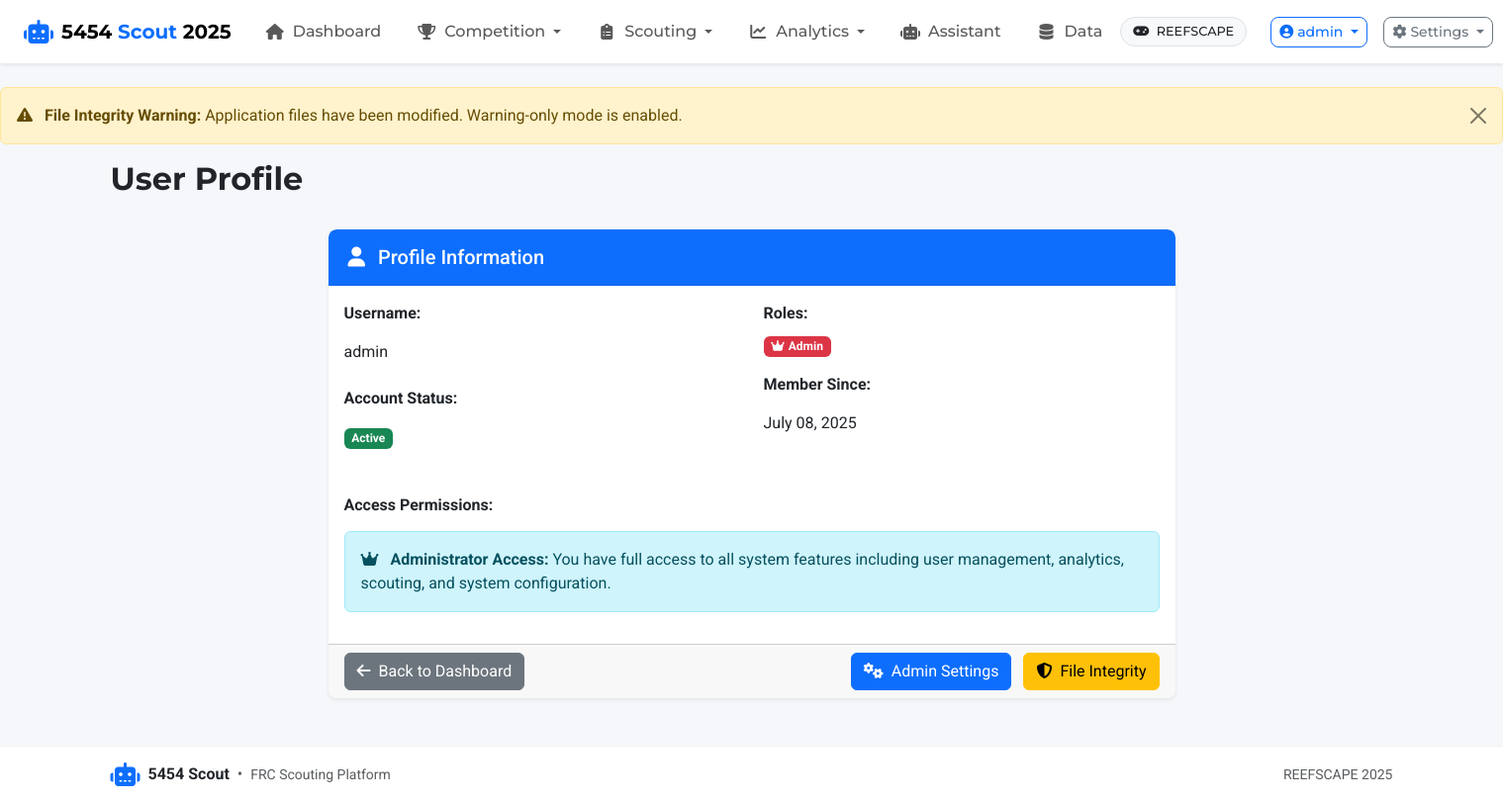
Before: /auth/profile (signed in) with the older database file.
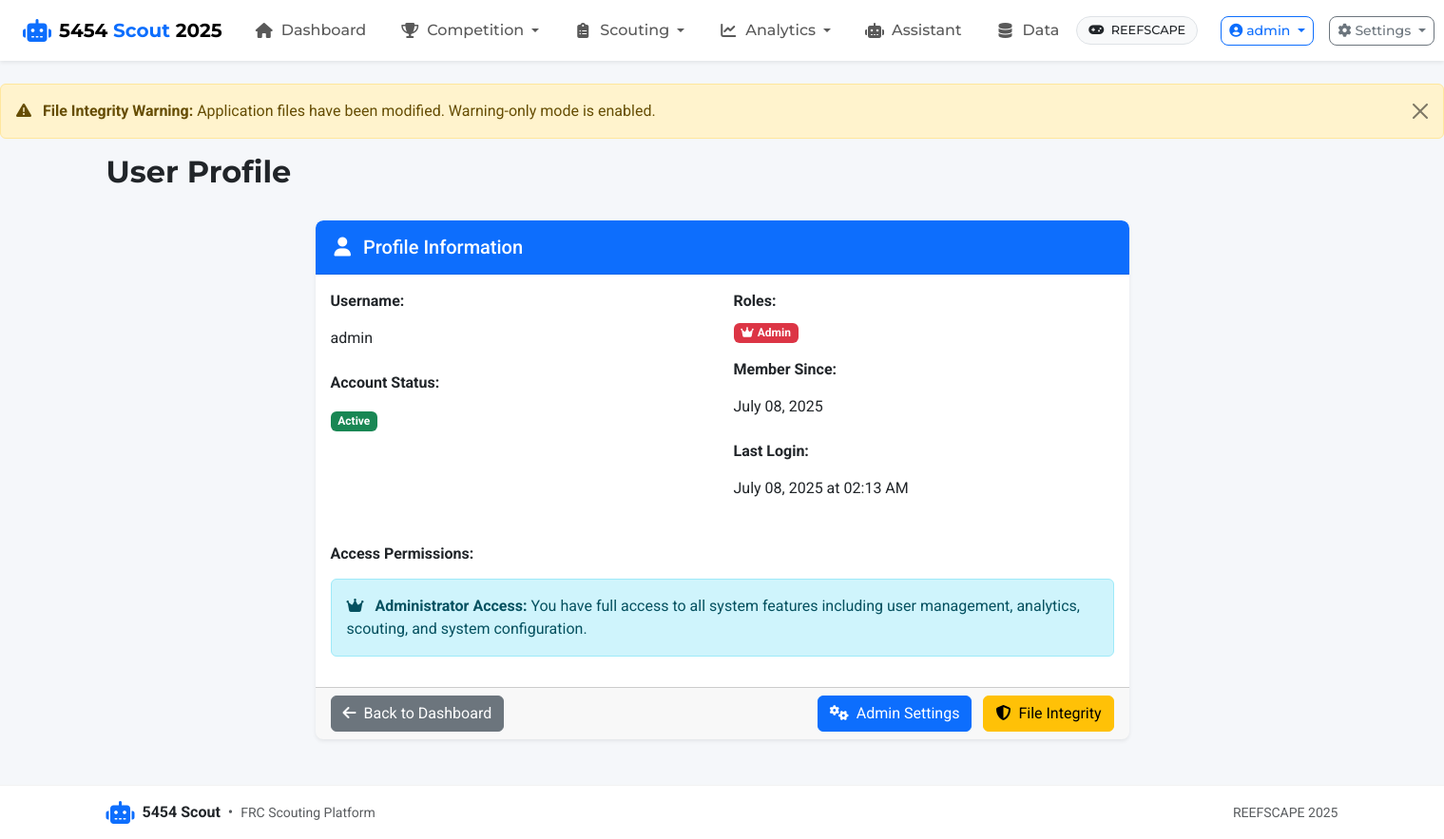
After: the same page with the newer database file.
### app/models.py (models this page shows, shortened)
class User(UserMixin, db.Model):
    id = db.Column(db.Integer, primary_key=True)
    username = db.Column(db.String(80), unique=True, nullable=False)
    email = db.Column(db.String(120), unique=True, nullable=True)
    password_hash = db.Column(db.String(128))
    is_active = db.Column(db.Boolean, default=True)
    created_at = db.Column(db.DateTime, default=datetime.utcnow)
    last_login = db.Column(db.DateTime)
    roles = db.relationship('Role', secondary=user_roles, lazy='subquery',
                           backref=db.backref('users', lazy=True))
    def has_role(self, role_name):
        return any(role.name == role_name for role in self.roles)

### app/routes/auth.py (the view)
@bp.route('/profile')
@login_required
def profile():
    return render_template('auth/profile.html', user=current_user)

### app/routes/auth.py (called while the page is built)
@bp.app_context_processor
def inject_auth_vars():
    return {
        'current_user': current_user,
        'user_has_role': lambda role: current_user.is_authenticated and current_user.has_role(role)
    }

### run.py (called while the page is built)
@app.before_request
def check_first_run():
    if not User.query.first() and request.path != '/auth/login':
        flash('Database is being initialized. Please wait...', 'info')
        return redirect(url_for('auth.login'))

### app/templates/auth/profile.html (shortened to what the changed rows need)
{% extends 'base.html' %}
{% block heading %}User Profile{% endblock %}
{% block content %}
<div class="row">
    <div class="col-md-8 offset-md-2">
        <div class="card">
            <div class="card-body">
                <div class="row">
                    <div class="col-md-6">
                        <div class="mb-3">
                            <label class="form-label fw-bold">Username:</label>
                            <p class="form-control-plaintext">{{ user.username }}</p>
                        </div>
                    </div>
                    <div class="col-md-6">
                        <div class="mb-3">
                            <label class="form-label fw-bold">Member Since:</label>
                            <p class="form-control-plaintext">{{ user.created_at.strftime('%B %d, %Y') }}</p>
                        </div>
                        {% if user.last_login %}
                        <div class="mb-3">
                            <label class="form-label fw-bold">Last Login:</label>
                            <p class="form-control-plaintext">{{ user.last_login.strftime('%B %d, %Y at %I:%M %p') }}</p>
                        </div>
                        {% endif %}
                    </div>
                </div>
            </div>
        </div>
    </div>
</div>
{% endblock %}

### app/templates/base.html (shortened to what the changed rows need)
<!DOCTYPE html>
<html lang="en" class="h-100">
<head>
    <link href="https://cdn.jsdelivr.net/npm/bootstrap@5.3.2/dist/css/bootstrap.min.css" rel="stylesheet">
    <link href="https://cdnjs.cloudflare.com/ajax/libs/font-awesome/6.4.0/css/all.min.css" rel="stylesheet">
    <link href="https://cdn.jsdelivr.net/npm/select2@4.1.0-rc.0/dist/css/select2.min.css" rel="stylesheet">
    <link href="https://cdn.jsdelivr.net/npm/select2-bootstrap-5-theme@1.3.0/dist/select2-bootstrap-5-theme.min.css" rel="stylesheet">
    <link rel="stylesheet" href="{{ url_for('static', filename='css/styles.css') }}">
</head>
<body class="d-flex flex-column h-100">
    <header class="app-header">
        <nav class="navbar navbar-expand-lg navbar-light shadow-sm">
            <div class="container-fluid px-lg-4 px-md-3 px-2">
                <div class="collapse navbar-collapse" id="navbarMain">
                    <div class="d-flex align-items-center navbar-actions">
                        {% if current_user.is_authenticated %}
                        <div class="dropdown me-2">
                            <button class="btn btn-outline-primary btn-sm d-flex align-items-center dropdown-toggle"
                                    type="button" data-bs-toggle="dropdown" aria-expanded="false">
                                <i class="fas fa-user-circle me-1"></i>
                                <span class="d-none d-md-inline">{{ current_user.username }}</span>
                            </button>
                        </div>
                        {% endif %}
                    </div>
                </div>
            </div>
        </nav>
    </header>
    <main class="flex-shrink-0 py-4">
        <div class="container">
            <div class="row mb-4">
                <div class="col-12">
                    <h1 class="page-title">{% block heading %}FRC Scouting Platform{% endblock %}</h1>
                </div>
            </div>
            {% block content %}{% endblock %}
        </div>
    </main>
</body>
</html>

Changed rows visible on the page:
changed User "admin": last_login (not shown) → "July 08, 2025 at 02:13 AM"
Other visible differences:
text now shown: "Last Login:"
